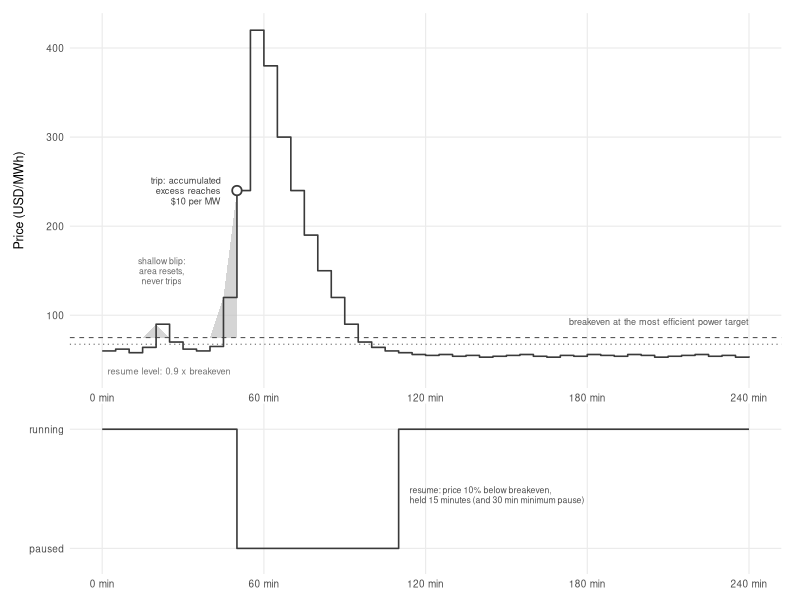
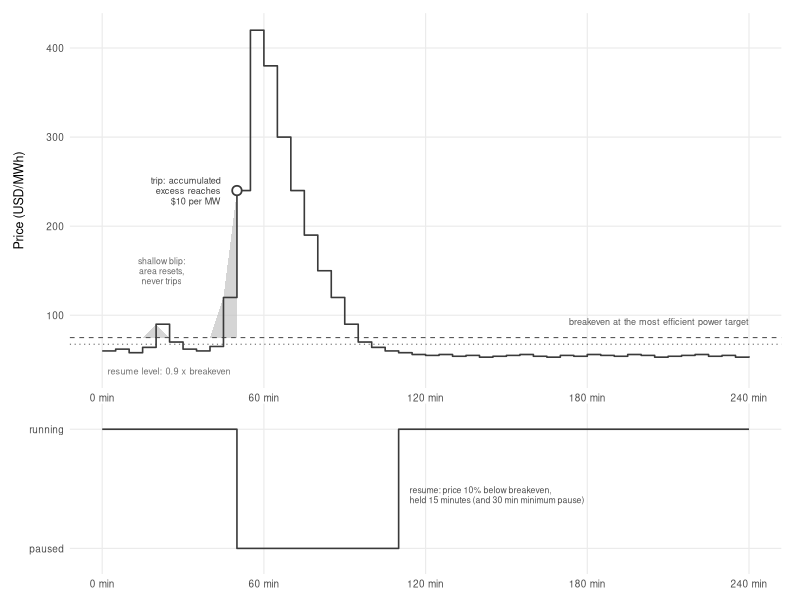

Here is the R script that generated these plots, in order:
# fig_ch5_backstop.R, Chapter 5: one cycle of the integral backstop
# Output: book/images/backstop.png (+ .pdf). Run from the repo root:
#   Rscript analysis/figures/fig_ch5_backstop.R
#
# SCHEMATIC with an illustrative price trace. The constants are the ones the
# chapter 5 backtests run with, analysis/ch5-backtest/papo_sim.py: trip when
# the accumulated excess above the breakeven at the most efficient power target
# (TelemetryMiner.breakeven_best: 3,200 W on the S21 XP, above its floor)
# reaches $10 per MW of load (K_TRIP); restart only after the price falls to
# 0.9 x breakeven (RESTART_BAND) and stays there 15 minutes (DWELL_S), counted
# as the kit counts it, three calm five-minute prints; 30-minute minimum down
# time (MIN_DOWN_S). The trace is drawn with no feed lag: each print acts in
# its own interval, where the kit's backtests act on it one interval later.
# The shaded area is the trip statistic: price excess above breakeven,
# integrated over time, reset whenever the price dips back below breakeven.
suppressWarnings(Sys.setlocale("LC_ALL", "en_US.UTF-8"))
suppressMessages({ library(ggplot2); library(patchwork) })

BE <- 75            # $/MWh, illustrative breakeven at the most efficient power target
trip_usd_mw <- 10   # $ per MW accumulated excess
restart_level <- 0.9 * BE

t <- seq(0, 240, by = 5)
price <- c(60,62,58,64,90,70,62,60,           # shallow blip: never trips
           65,120,240,420,380,300,240,190,150,120,90,70,
           64,60,58,56,55,56,54,55,53,54,55,56,54,53,55,54,
           56,55,54,56,55,53,54,55,56,54,55,53,54)[seq_along(t)]

excess <- pmax(price - BE, 0)
acc <- numeric(length(t)); tripped <- FALSE; trip_i <- NA; restart_i <- NA
below_since <- NA
for (i in 2:length(t)) {
  if (!tripped) {
    acc[i] <- if (excess[i] > 0) acc[i - 1] + excess[i] * 5 / 60 else 0
    if (acc[i] >= trip_usd_mw * 1) { tripped <- TRUE; trip_i <- i }  # 1 MW basis: $/MWh x h = $/MW
  } else if (is.na(restart_i)) {
    acc[i] <- acc[i - 1]
    if (price[i] <= restart_level) {
      if (is.na(below_since)) below_since <- t[i]
      # three calm prints (below_since, +5, +10) cover 15 minutes, the kit's
      # t_prev - calm_since >= DWELL_S - sec
      if (t[i] - below_since >= 10 && t[i] - t[trip_i] >= 30) restart_i <- i
    } else below_since <- NA
  }
}
power <- ifelse(seq_along(t) < trip_i | (!is.na(restart_i) & seq_along(t) >= restart_i), 1, 0)

ink <- "#3a3a3a"
df <- data.frame(t, price, power)
shade <- df[seq_len(trip_i), ]
shade$ymin <- BE; shade$ymax <- pmax(shade$price, BE)

p1 <- ggplot(df, aes(t, price)) +
  geom_ribbon(data = shade, aes(t, ymin = ymin, ymax = ymax), fill = "grey75",
              alpha = 0.65) +
  geom_hline(yintercept = BE, linetype = "dashed", color = "grey35", linewidth = 0.4) +
  geom_hline(yintercept = restart_level, linetype = "dotted", color = "grey45",
             linewidth = 0.4) +
  geom_step(color = ink, linewidth = 0.55) +
  annotate("point", x = t[trip_i], y = price[trip_i], shape = 21, size = 2.6,
           fill = "white", color = ink, stroke = 0.9) +
  # trip label sits left of the trip point, clear of the spike
  annotate("text", x = t[trip_i] - 6, y = price[trip_i],
           label = "trip: accumulated\nexcess reaches\n$10 per MW", hjust = 1,
           size = 2.3, lineheight = 0.95, color = "grey25") +
  # right-aligned where the trace is calm, so the longer label clears the spike
  annotate("text", x = 240, y = BE + 18,
           label = "breakeven at the most efficient power target",
           hjust = 1, size = 2.3, color = "grey35") +
  # lowered so the price trace above it does not touch the text
  annotate("text", x = 2, y = restart_level - 30,
           label = "resume level: 0.9 x breakeven", hjust = 0, size = 2.3,
           color = "grey45") +
  annotate("text", x = 22, y = 150,
           label = "shallow blip:\narea resets,\nnever trips", hjust = 0.5,
           size = 2.2, lineheight = 0.95, color = "grey40") +
  labs(x = NULL, y = "Price (USD/MWh)") +
  scale_x_continuous(breaks = seq(0, 240, 60), labels = function(x) sprintf("%d min", x)) +
  theme_minimal(base_size = 9) +
  theme(panel.grid.minor = element_blank(), plot.margin = margin(4, 8, 0, 4))

p2 <- ggplot(df, aes(t, power)) +
  geom_step(color = ink, linewidth = 0.55) +
  annotate("text", x = t[restart_i] + 4, y = 0.45,
           label = "resume: price 10% below breakeven,\nheld 15 minutes (and 30 min minimum pause)",
           hjust = 0, size = 2.2, lineheight = 0.95, color = "grey30") +
  scale_x_continuous(breaks = seq(0, 240, 60), labels = function(x) sprintf("%d min", x)) +
  scale_y_continuous(breaks = c(0, 1), labels = c("paused", "running"),
                     limits = c(-0.15, 1.15)) +
  labs(x = NULL, y = NULL) +
  theme_minimal(base_size = 9) +
  theme(panel.grid.minor = element_blank(),
        plot.margin = margin(0, 8, 2, 4))

p <- p1 / p2 + plot_layout(heights = c(2.2, 1))

ggsave("book/images/backstop.png", p,
       width = 124, height = 100, units = "mm", dpi = 300, bg = "white")
ggsave("book/images/backstop.pdf", p,
       width = 124, height = 100, units = "mm", bg = "white")
cat(sprintf("trip at %d min, restart at %d min\n", t[trip_i], t[restart_i]))
# the size of spike that trips on a single print: $10 per MW over the print's hours
cat(sprintf("one print trips on its own at $%.0f/MWh above breakeven (five-minute print) or $%.0f (15-minute print)\n",
            trip_usd_mw / (5 / 60), trip_usd_mw / (15 / 60)))
cat("Wrote book/images/backstop.png and .pdf\n")
